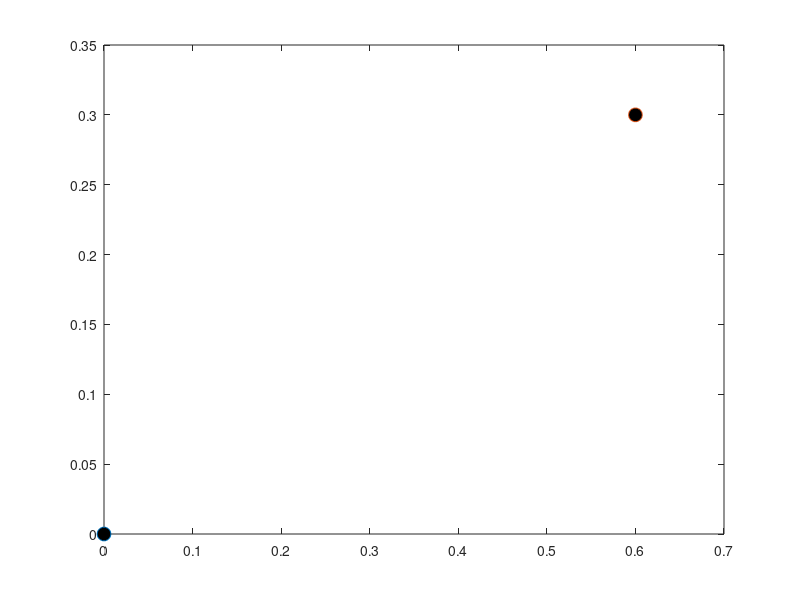

The MATLAB script that drew this image: (Note: this script raises an error after producing the figure.)
clc;
close all;
clear all;
% import functions folder
addpath(genpath('functions'))
set(0,'DefaultFigureWindowStyle','docked')

%% Initialization
x = [0 0];      % actual point
y = [0.6 0.3];  % target point
theta = pi/3;   % actual orientation 
alpha = 0.1;    % cone transparency
R = sqrt(0.6*0.6 +0.5*0.5)+0.01;          % varonoi cell radius
omega_max = 5;
K_v = 1;        % linear velocity gain
K_omega = omega_max/(2*pi); % angular velocity gain
V = 80/3.6;          % max linear velocity
T = 1e2;        % simulation time
dt = 0.5;       % time step

figure(1)
plot(x(1), x(2), 'o', 'MarkerSize', 10, 'MarkerFaceColor', 'k')
hold on
plot(y(1), y(2), 'o', 'MarkerSize', 10, 'MarkerFaceColor', 'k')
for i=1:2

  [cone, len_cone, dy] = feedback_motion_prediction_chute(theta, x, y);
  voronoi_cell_points = circle(x(1), x(2), R);
  voronoi_cell = polyshape(voronoi_cell_points(:,1), voronoi_cell_points(:,2));

  % Do different plots in case of polyshape or line
  if len_cone > 2 % if cone is a polyshape
    plot(cone, 'FaceAlpha', alpha, 'FaceColor', 'r')
  else
    plot(cone(:,1), cone(:,2), 'r-'); % if cone is a line
  end
  plot(voronoi_cell, 'FaceAlpha', alpha, 'FaceColor', 'b')

  xlim([-1 1])
  ylim([-1 1])
  axis equal

  % y = [0.3 0.15];
  % x = x + [0.2 0.15];
  % theta = theta - pi/50;
  % alpha = alpha + 0.1;
end

%% Check intersect
intersec_area = intersect(voronoi_cell, cone);
out_area = subtract(cone, voronoi_cell);

if len_cone ~= -1 % if cone is a polyshape
  len_intersec = size(intersec_area.Vertices, 1);
  if len_cone ~= len_intersec % cone outside voronoi
    inside = 0;
  else
    inside = 1;
  end
else              % if cone is a segment
  inside = 1;
end

fprintf('Inside: %d\n', inside);


plot(voronoi_cell, 'FaceAlpha', alpha, 'FaceColor', 'b')
while (inside == 0)
  % If the cone goes outside the voronoi cell, then move the target point closer to the starting one of a quanty equal to how much the cone goes outside
  % [~, moving_radius] = incircle(out_area.Vertices(:,1), out_area.Vertices(:,2)); % radius of the motion of the point
  delta = p_poly_dist(y(1), y(2), voronoi_cell.Vertices(:,1), voronoi_cell.Vertices(:,2)); % radius of the motion of the point
  delta = abs(delta);
  theta2 = atan2(y(2) - x(2), y(1) - x(1)); % direction between the target point and the agent position
  moving_radius = min(delta, dy - delta);
  y = y - moving_radius*[cos(theta2) sin(theta2)]; % new target point
  [cone, len_cone, dy] = feedback_motion_prediction_chute(theta, x, y); % new cone

  intersec_area = intersect(voronoi_cell, cone);
  out_area = subtract(cone, voronoi_cell);

  len_intersec = size(intersec_area.Vertices, 1);
  if len_cone ~= len_intersec % cone outside voronoi
    inside = 0;
  else
    inside = 1;
  end
  plot(cone, 'FaceAlpha', alpha, 'FaceColor', 'r')
  plot(y(1), y(2), 'o', 'MarkerSize', 10, 'MarkerFaceColor', 'k')
end



xlim([-1 1])
ylim([-1 1])
axis equal

%% Simulation
x_store = x';
theta_store = theta;
for t=1:T
  % Optimal control
  u(1,t) = K_v*min(V, [cos(theta) sin(theta)]*(y - x)'); % forward velocity
  u(2,t) = K_omega*atan2([-sin(theta) cos(theta)]*(y - x)',[cos(theta) sin(theta)]*(y - x)'); % angular velocity

  % Update state
  x = x + u(1,t)*dt*[cos(theta) sin(theta)];
  theta = theta + u(2,t)*dt;

  x_store = [x_store x'];
  theta_store = [theta_store; theta];
end

plot(x_store(1, :), x_store(2, :), 'r--o', 'LineWidth', 1)

% plot the controls
figure()
plot(u(1, :))
hold on
plot(u(2, :))
legend('v', '\omega')
